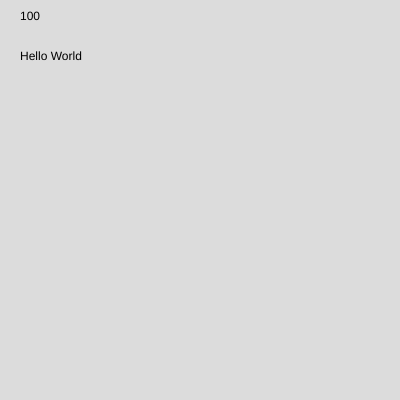
Frame 1 (no input)
Frame 60 (no input): identical to frame 1, image omitted
Frame 120 (the mouse pressed at the canvas centre since frame 60): identical to frame 1, image omitted

The p5.js sketch that drew this single still picture (run headless with seeded random() and noise() and a simulated clock; from frame 60 on, the mouse is pressed at the canvas centre):

// p5.js sketch
// ── sketch.js
let x = 100;
let greeting = "Hello World!";
let a = 20;
let b = 10;
let optellen = a + b;
let aftrekken = a - b;
let vermenigvuldigen = a * b;
let delen = a / b;
function setup() {
  createCanvas(400, 400);
}

function draw() {
  background(220);
  text('100',20,20);
  text('Hello World',20,60);
  text('optellen');
}
